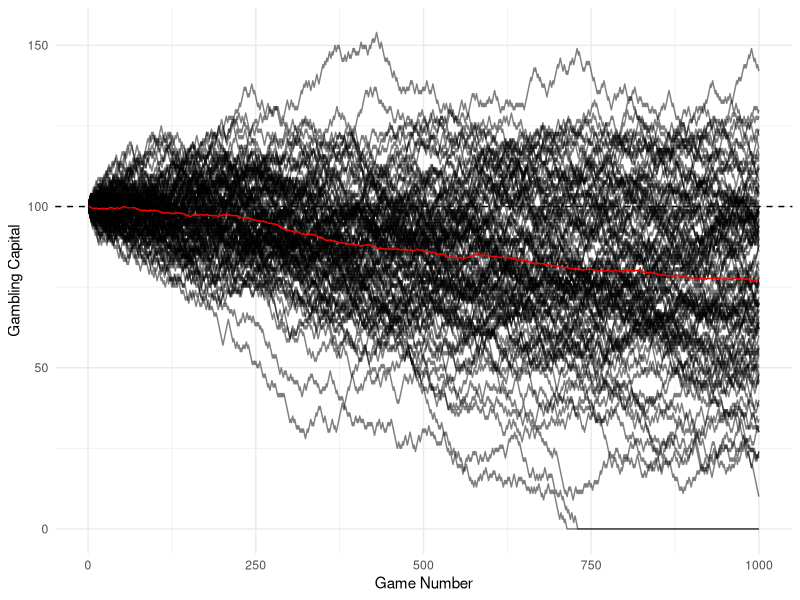

This figure's R source:
set.seed(13)

# Simulate N games of European Roulette, wagering on Odd.
#
simulate <- function(N) sample(c(+1, -1), N, replace = TRUE, prob = c(18, 19))

# Generate a history for multiple players.
#
PLAYERS = 100
GAMES = 1000
#
history <- replicate(PLAYERS, simulate(GAMES))
#
CAPITAL = 100
#
history <- apply(history, 2, cumsum) + CAPITAL

ruin <- function(x) {
  pos <- which(x == 0)[1]
  #
  if (is.na(pos)) return(x)
  #
  x[pos:length(x)] = 0
  x
}
#
history <- apply(history, 2, ruin)

library(reshape2)
library(dplyr)

history <- melt(history, value.name = "capital", varnames = c("game", "player"))
#
expect <- group_by(history, game) %>% summarise(capital = mean(capital))

library(ggplot2)

ggplot(history, aes(x = game, y = capital)) +
  geom_line(aes(group = player), alpha = 0.5) +
  geom_line(data = expect, aes(x = game, y = capital), col = "red") +
  geom_hline(yintercept = CAPITAL, lty = "dashed") +
  labs(x = "Game Number", y = "Gambling Capital") +
  theme_minimal()
